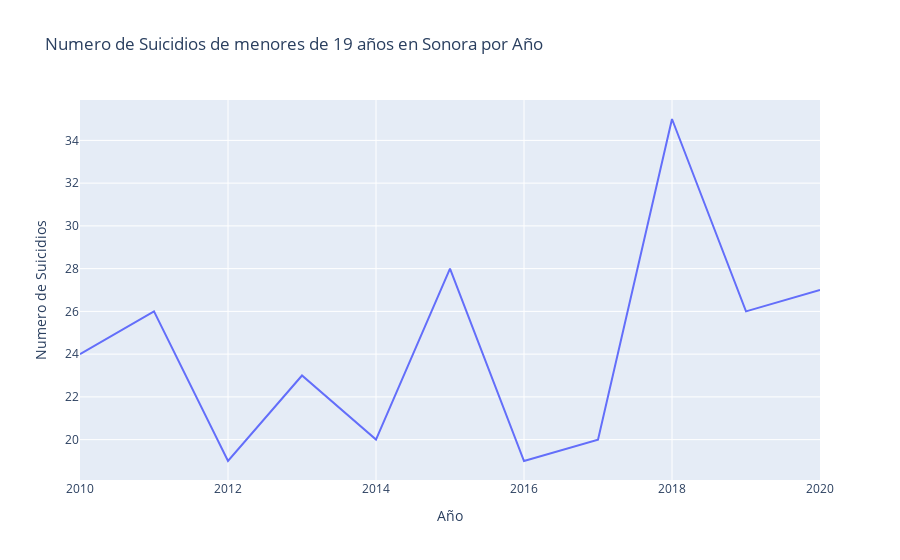

The notebook cell saved with this chart:
### Markdown cell above
#### Series de Tiempo

### Code cell
# Suicidios totales de menores de 19 años en Sonora
dff = sonora_data_tidy[sonora_data_tidy['sexo'] == 'Total']
dff = dff.groupby(['fecha','sexo']).suicidios.sum().reset_index()
fig = px.line(dff, x="fecha", y="suicidios", color='sexo',
                title='Numero de Suicidios de menores de 19 años en Sonora por Año',
                labels={'suicidios' : 'Numero de Suicidios',
                        'fecha': 'Año',
                        'sexo': ''})
fig.layout.update(showlegend=False) 
fig.show()

### Figure 1 — Plotly figure (JSON) as saved in the notebook; plotly's stock layout.template omitted (floating-point values rounded to 4 significant figures)
{"data": [{"hovertemplate": "=Total<br>Año=%{x}<br>Numero de Suicidios=%{y}<extra></extra>", "legendgroup": "Total", "line": {"color": "#636efa", "dash": "solid"}, "marker": {"symbol": "circle"}, "mode": "lines", "name": "Total", "orientation": "v", "showlegend": true, "type": "scatter", "x": [2010, 2011, 2012, 2013, 2014, 2015, 2016, 2017, 2018, 2019, 2020], "xaxis": "x", "y": [24, 26, 19, 23, 20, 28, 19, 20, 35, 26, 27], "yaxis": "y"}], "layout": {"legend": {"title": {"text": ""}, "tracegroupgap": 0}, "showlegend": false, "title": {"text": "Numero de Suicidios de menores de 19 años en Sonora por Año"}, "xaxis": {"anchor": "y", "domain": [0, 1], "title": {"text": "Año"}}, "yaxis": {"anchor": "x", "domain": [0, 1], "title": {"text": "Numero de Suicidios"}}}}
